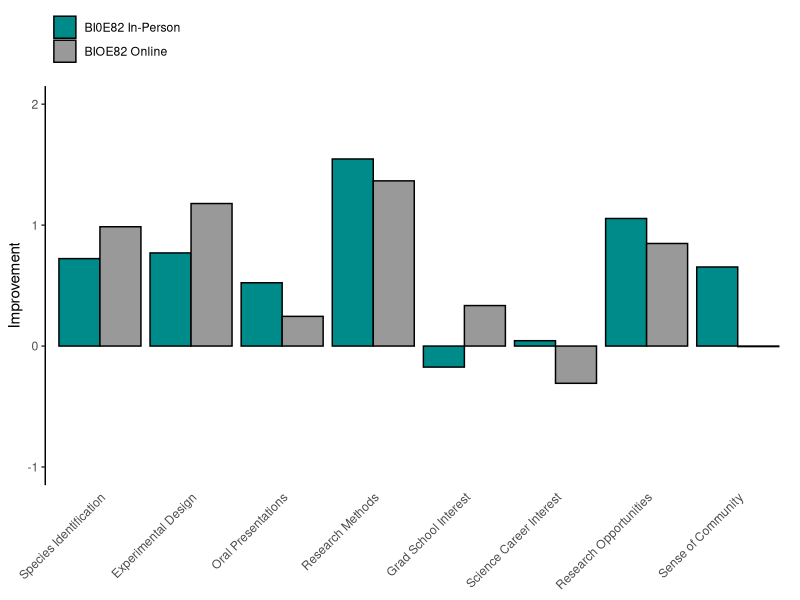

Here is the R script that generated this plot:
## ---- chunk 1
library(tidyverse)
library(ggthemes)
library(ggplot2) # load these libraries so I can access tools
classoutcomesData<-read.table(file="data/classoutcomes.csv", header=TRUE, sep = ",") # upload Race et. al data and assign it to this variable

glimpse(classoutcomesData)
head(classoutcomesData)
colnames(classoutcomesData)[16] ="Metric" # rename these columns to make them a bit easier to call
colnames(classoutcomesData)[17] ="Class In-Person"
colnames(classoutcomesData)[18] ="Class Online"
classoutcomesDF<-data.frame(classoutcomesData[c(2:9),c("Metric", "Class In-Person", "Class Online")]) # create a new df using these parameters
data_mod <- cbind(classoutcomesDF[1], stack(classoutcomesDF[2:3])) # stack in person and online so data_mod can be placed into the ggplot code
data_mod$values <- as.numeric(data_mod$values) # coerce the values column to be numeric because ggplot cannot plot y if it is in character format

classoutcomes_plot <- ggplot(data_mod, aes(fill=ind, y=values, x=Metric)) +
    geom_bar(position="dodge", stat="identity", color="black") +
  scale_x_discrete(limit=c("Flora/Fauna", "Experimental Design", "Oral Presentation", "Field Research", "Graduate Degree", "Science Career", "Research Opportunities", "UCSC Community"),
        labels=c("Species Identification", "Experimental Design", "Oral Presentations", "Research Methods", "Grad School Interest", "Science Career Interest", "Research Opportunities",  "Sense of Community")) +
  ylim(-1,2)+
  theme_bw() + # remove background
  theme(panel.border = element_blank(), panel.grid.major = element_blank(), # remove panel border and grid
panel.grid.minor = element_blank(), axis.line.x = element_blank(), axis.line.y=element_line(colour="black"), axis.ticks.x = element_blank()) + # remove background elements, remove x axis line, add black y axis line, remove x axis ticks
  theme(axis.text.x = element_text(angle = 45, hjust=1)) +
  xlab(NULL) +
  ylab("Improvement") +
  scale_fill_manual(labels=c("BI0E82 In-Person", "BIOE82 Online"), values=c("darkcyan", "gray60")) +
  theme(legend.title=element_blank(),
        legend.position='top', 
        legend.justification='left',
        legend.direction='vertical')
print(classoutcomes_plot)
# I noticed that my bar graph values look a little different than those in Fig 1... some don't line up with all of the data in the Dryad set (see Grad School Interest, Science Career Interest, Research Opportunities). I'm very curious as to what is going on here!
